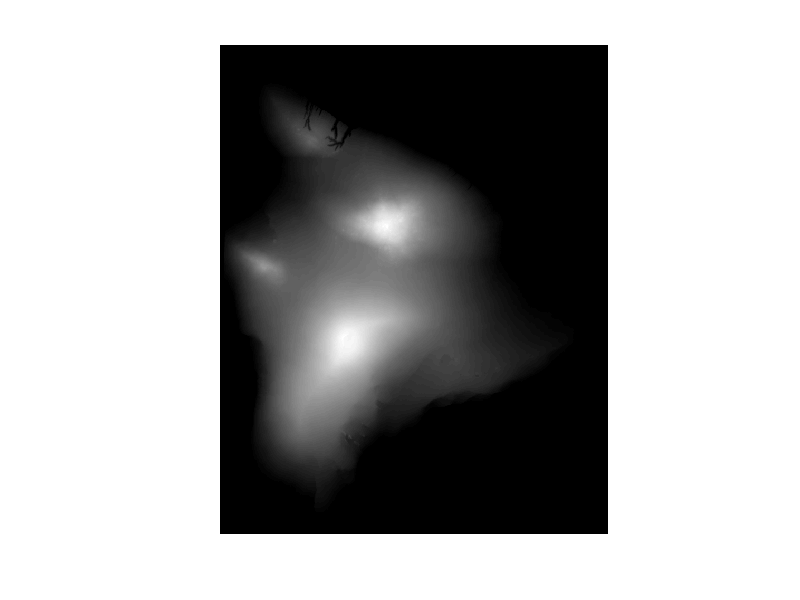

MATLAB code to generate this figure:
%Andrew Katz
%Homework 3
%Problem 12
function P12()
load ('hawaii.mat');
imshow(hawaii_m, []);
end
function R = rotationMatrix()
end
function K = intrinsicCameraMatrix()
end
function P = getCameraMatrix()
end
function img = toMatLab()
end
function start = getStartPlace()
end